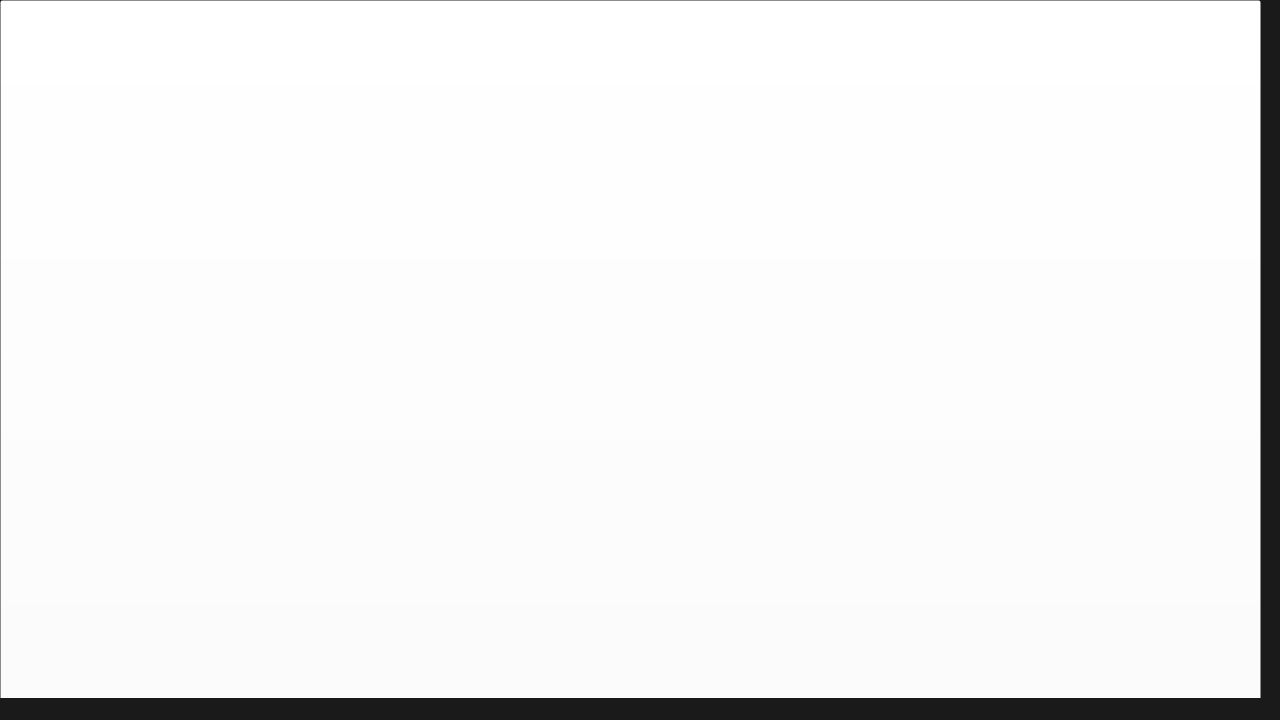
<?xml version="1.0" encoding="UTF-8"?>
<ui version="4.0">
 <class>MainWindow</class>
 <widget class="QMainWindow" name="MainWindow">
  <property name="geometry">
   <rect>
    <x>0</x>
    <y>0</y>
    <width>1280</width>
    <height>720</height>
   </rect>
  </property>
  <property name="windowTitle">
   <string>MainWindow</string>
  </property>
  <property name="styleSheet">
   <string notr="true">background-color: rgb(26, 26, 26);</string>
  </property>
  <widget class="QWidget" name="centralwidget">
   <property name="styleSheet">
    <string notr="true">background-color: rgba(0, 255, 8, 0);</string>
   </property>
   <widget class="QPushButton" name="pushButton">
    <property name="geometry">
     <rect>
      <x>0</x>
      <y>0</y>
      <width>1261</width>
      <height>851</height>
     </rect>
    </property>
    <property name="autoFillBackground">
     <bool>false</bool>
    </property>
    <property name="styleSheet">
     <string notr="true">color: rgba(255, 255, 255, 0);
background-color: rgba(255, 255, 255, 0);</string>
    </property>
    <property name="text">
     <string>LET'S GO!</string>
    </property>
   </widget>
   <widget class="QLabel" name="label">
    <property name="geometry">
     <rect>
      <x>0</x>
      <y>0</y>
      <width>1280</width>
      <height>720</height>
     </rect>
    </property>
    <property name="sizePolicy">
     <sizepolicy hsizetype="Maximum" vsizetype="Fixed">
      <horstretch>0</horstretch>
      <verstretch>0</verstretch>
     </sizepolicy>
    </property>
    <property name="text">
     <string>TextLabel</string>
    </property>
   </widget>
   <zorder>label</zorder>
   <zorder>pushButton</zorder>
  </widget>
  <widget class="QMenuBar" name="menubar">
   <property name="geometry">
    <rect>
     <x>0</x>
     <y>0</y>
     <width>1280</width>
     <height>20</height>
    </rect>
   </property>
   <property name="styleSheet">
    <string notr="true">background-color: rgba(0, 255, 8, 0);</string>
   </property>
  </widget>
  <widget class="QStatusBar" name="statusbar">
   <property name="styleSheet">
    <string notr="true">background-color: rgba(0, 255, 8, 0);</string>
   </property>
  </widget>
 </widget>
 <resources/>
 <connections/>
</ui>
